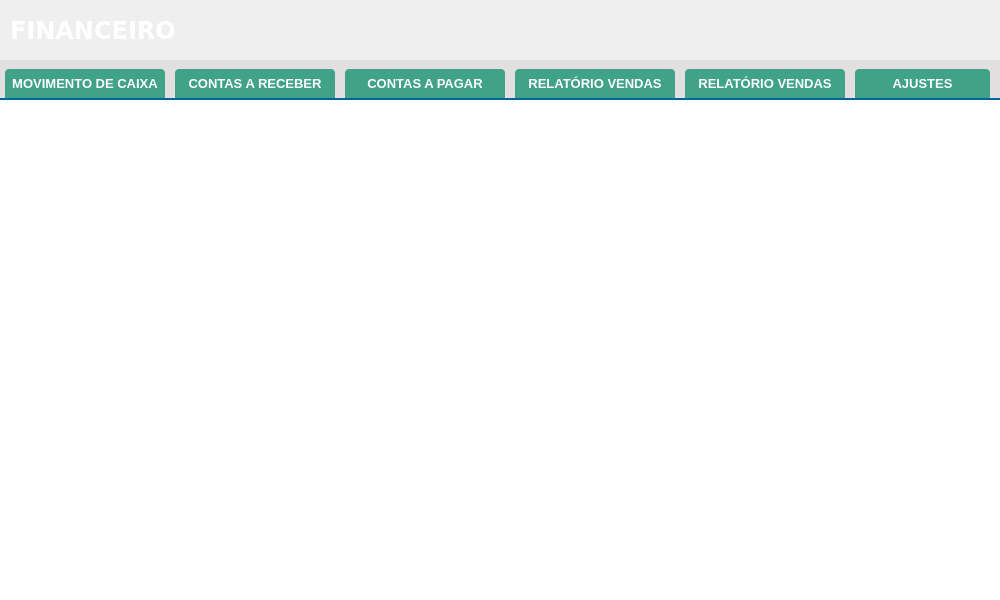
<?xml version="1.0" encoding="UTF-8"?>
<ui version="4.0">
 <class>ct_MainFinanceiro</class>
 <widget class="QFrame" name="ct_MainFinanceiro">
  <property name="geometry">
   <rect>
    <x>0</x>
    <y>0</y>
    <width>1000</width>
    <height>600</height>
   </rect>
  </property>
  <property name="windowTitle">
   <string>Frame</string>
  </property>
  <property name="styleSheet">
   <string notr="true">border:none</string>
  </property>
  <widget class="QFrame" name="frameMainFinanceiro">
   <property name="geometry">
    <rect>
     <x>0</x>
     <y>0</y>
     <width>1000</width>
     <height>600</height>
    </rect>
   </property>
   <widget class="QFrame" name="fr_TituloFinanceiro">
    <property name="geometry">
     <rect>
      <x>0</x>
      <y>0</y>
      <width>1000</width>
      <height>60</height>
     </rect>
    </property>
    <property name="styleSheet">
     <string notr="true">border: none</string>
    </property>
    <widget class="QLabel" name="lb_tituloFinanceiro">
     <property name="geometry">
      <rect>
       <x>10</x>
       <y>15</y>
       <width>271</width>
       <height>30</height>
      </rect>
     </property>
     <property name="font">
      <font>
       <family>DejaVu Sans</family>
       <pointsize>18</pointsize>
       <weight>75</weight>
       <bold>true</bold>
      </font>
     </property>
     <property name="styleSheet">
      <string notr="true">color: #FFF</string>
     </property>
     <property name="text">
      <string>FINANCEIRO</string>
     </property>
    </widget>
   </widget>
   <widget class="QFrame" name="ct_financeiro">
    <property name="geometry">
     <rect>
      <x>0</x>
      <y>100</y>
      <width>1000</width>
      <height>500</height>
     </rect>
    </property>
    <property name="styleSheet">
     <string notr="true">background: #FFF;
border: none</string>
    </property>
    <property name="frameShape">
     <enum>QFrame::StyledPanel</enum>
    </property>
    <property name="frameShadow">
     <enum>QFrame::Raised</enum>
    </property>
   </widget>
   <widget class="QFrame" name="fr_menuFinanceiro">
    <property name="geometry">
     <rect>
      <x>0</x>
      <y>60</y>
      <width>1000</width>
      <height>40</height>
     </rect>
    </property>
    <property name="styleSheet">
     <string notr="true">background:#E1DFE0;
border: none;
border-bottom: 2px solid #069;</string>
    </property>
    <property name="frameShape">
     <enum>QFrame::StyledPanel</enum>
    </property>
    <property name="frameShadow">
     <enum>QFrame::Raised</enum>
    </property>
    <widget class="QPushButton" name="bt_MovCaixa">
     <property name="geometry">
      <rect>
       <x>5</x>
       <y>2</y>
       <width>160</width>
       <height>36</height>
      </rect>
     </property>
     <property name="font">
      <font>
       <family>Arial</family>
       <pointsize>10</pointsize>
       <weight>75</weight>
       <bold>true</bold>
      </font>
     </property>
     <property name="cursor">
      <cursorShape>PointingHandCursor</cursorShape>
     </property>
     <property name="focusPolicy">
      <enum>Qt::NoFocus</enum>
     </property>
     <property name="autoFillBackground">
      <bool>false</bool>
     </property>
     <property name="styleSheet">
      <string notr="true">QPushButton{
background: #40A286 ;
border: none;
color: #FFF;
border-top-left-radius: 4px;
border-top-right-radius: 4px;
margin-top: 7px;
}
QPushButton:hover {
background: #7AB32E;
margin-top: 0;
}
QPushButton:disabled {
background: #7AB32E;
margin-top: 0;
}
</string>
     </property>
     <property name="text">
      <string>MOVIMENTO DE CAIXA</string>
     </property>
     <property name="icon">
      <iconset>
       <normaloff>../../RSP/Images/icon/tag-new.png</normaloff>../../RSP/Images/icon/tag-new.png</iconset>
     </property>
     <property name="iconSize">
      <size>
       <width>25</width>
       <height>25</height>
      </size>
     </property>
     <property name="shortcut">
      <string>F7</string>
     </property>
     <property name="flat">
      <bool>true</bool>
     </property>
    </widget>
    <widget class="QPushButton" name="bt_AReceber">
     <property name="geometry">
      <rect>
       <x>175</x>
       <y>2</y>
       <width>160</width>
       <height>36</height>
      </rect>
     </property>
     <property name="font">
      <font>
       <family>Arial</family>
       <pointsize>10</pointsize>
       <weight>75</weight>
       <bold>true</bold>
      </font>
     </property>
     <property name="cursor">
      <cursorShape>PointingHandCursor</cursorShape>
     </property>
     <property name="focusPolicy">
      <enum>Qt::NoFocus</enum>
     </property>
     <property name="autoFillBackground">
      <bool>false</bool>
     </property>
     <property name="styleSheet">
      <string notr="true">QPushButton{
background: #40A286 ;
border: none;
color: #FFF;
border-top-left-radius: 4px;
border-top-right-radius: 4px;
margin-top: 7px;
}
QPushButton:hover {
background: #7AB32E;
margin-top: 0;
}
QPushButton:disabled {
background: #7AB32E;
margin-top: 0;
}
</string>
     </property>
     <property name="text">
      <string>CONTAS A RECEBER</string>
     </property>
     <property name="icon">
      <iconset>
       <normaloff>../../RSP/Images/icon/tag-new.png</normaloff>../../RSP/Images/icon/tag-new.png</iconset>
     </property>
     <property name="iconSize">
      <size>
       <width>25</width>
       <height>25</height>
      </size>
     </property>
     <property name="shortcut">
      <string>F7</string>
     </property>
     <property name="flat">
      <bool>true</bool>
     </property>
    </widget>
    <widget class="QPushButton" name="bt_APagar">
     <property name="enabled">
      <bool>true</bool>
     </property>
     <property name="geometry">
      <rect>
       <x>345</x>
       <y>2</y>
       <width>160</width>
       <height>36</height>
      </rect>
     </property>
     <property name="font">
      <font>
       <family>Arial</family>
       <pointsize>10</pointsize>
       <weight>75</weight>
       <bold>true</bold>
      </font>
     </property>
     <property name="cursor">
      <cursorShape>PointingHandCursor</cursorShape>
     </property>
     <property name="focusPolicy">
      <enum>Qt::NoFocus</enum>
     </property>
     <property name="autoFillBackground">
      <bool>false</bool>
     </property>
     <property name="styleSheet">
      <string notr="true">QPushButton{
background: #40A286 ;
border: none;
color: #FFF;
border-top-left-radius: 4px;
border-top-right-radius: 4px;
margin-top: 7px;
}
QPushButton:hover {
background: #7AB32E;
margin-top: 0;
}
QPushButton:disabled {
background: #7AB32E;
margin-top: 0;
}
</string>
     </property>
     <property name="text">
      <string>CONTAS A PAGAR</string>
     </property>
     <property name="icon">
      <iconset>
       <normaloff>../../RSP/Images/icon/tag-new.png</normaloff>../../RSP/Images/icon/tag-new.png</iconset>
     </property>
     <property name="iconSize">
      <size>
       <width>25</width>
       <height>25</height>
      </size>
     </property>
     <property name="shortcut">
      <string>F7</string>
     </property>
     <property name="flat">
      <bool>true</bool>
     </property>
    </widget>
    <widget class="QPushButton" name="bt_relatVendas">
     <property name="enabled">
      <bool>true</bool>
     </property>
     <property name="geometry">
      <rect>
       <x>515</x>
       <y>2</y>
       <width>160</width>
       <height>36</height>
      </rect>
     </property>
     <property name="font">
      <font>
       <family>Arial</family>
       <pointsize>10</pointsize>
       <weight>75</weight>
       <bold>true</bold>
      </font>
     </property>
     <property name="cursor">
      <cursorShape>PointingHandCursor</cursorShape>
     </property>
     <property name="focusPolicy">
      <enum>Qt::NoFocus</enum>
     </property>
     <property name="autoFillBackground">
      <bool>false</bool>
     </property>
     <property name="styleSheet">
      <string notr="true">QPushButton{
background: #40A286 ;
border: none;
color: #FFF;
border-top-left-radius: 4px;
border-top-right-radius: 4px;
margin-top: 7px;
}
QPushButton:hover {
background: #7AB32E;
margin-top: 0;
}
QPushButton:disabled {
background: #7AB32E;
margin-top: 0;
}
</string>
     </property>
     <property name="text">
      <string>RELATÓRIO VENDAS</string>
     </property>
     <property name="icon">
      <iconset>
       <normaloff>../../RSP/Images/icon/tag-new.png</normaloff>../../RSP/Images/icon/tag-new.png</iconset>
     </property>
     <property name="iconSize">
      <size>
       <width>25</width>
       <height>25</height>
      </size>
     </property>
     <property name="shortcut">
      <string>F7</string>
     </property>
     <property name="flat">
      <bool>true</bool>
     </property>
    </widget>
    <widget class="QPushButton" name="bt_relatCompras">
     <property name="enabled">
      <bool>true</bool>
     </property>
     <property name="geometry">
      <rect>
       <x>685</x>
       <y>2</y>
       <width>160</width>
       <height>36</height>
      </rect>
     </property>
     <property name="font">
      <font>
       <family>Arial</family>
       <pointsize>10</pointsize>
       <weight>75</weight>
       <bold>true</bold>
      </font>
     </property>
     <property name="cursor">
      <cursorShape>PointingHandCursor</cursorShape>
     </property>
     <property name="focusPolicy">
      <enum>Qt::NoFocus</enum>
     </property>
     <property name="autoFillBackground">
      <bool>false</bool>
     </property>
     <property name="styleSheet">
      <string notr="true">QPushButton{
background: #40A286 ;
border: none;
color: #FFF;
border-top-left-radius: 4px;
border-top-right-radius: 4px;
margin-top: 7px;
}
QPushButton:hover {
background: #7AB32E;
margin-top: 0;
}
QPushButton:disabled {
background: #7AB32E;
margin-top: 0;
}
</string>
     </property>
     <property name="text">
      <string>RELATÓRIO VENDAS</string>
     </property>
     <property name="icon">
      <iconset>
       <normaloff>../../RSP/Images/icon/tag-new.png</normaloff>../../RSP/Images/icon/tag-new.png</iconset>
     </property>
     <property name="iconSize">
      <size>
       <width>25</width>
       <height>25</height>
      </size>
     </property>
     <property name="shortcut">
      <string>F7</string>
     </property>
     <property name="flat">
      <bool>true</bool>
     </property>
    </widget>
    <widget class="QPushButton" name="bt_ajustesFinanceiro">
     <property name="enabled">
      <bool>true</bool>
     </property>
     <property name="geometry">
      <rect>
       <x>855</x>
       <y>2</y>
       <width>135</width>
       <height>36</height>
      </rect>
     </property>
     <property name="font">
      <font>
       <family>Arial</family>
       <pointsize>10</pointsize>
       <weight>75</weight>
       <bold>true</bold>
      </font>
     </property>
     <property name="cursor">
      <cursorShape>PointingHandCursor</cursorShape>
     </property>
     <property name="focusPolicy">
      <enum>Qt::NoFocus</enum>
     </property>
     <property name="autoFillBackground">
      <bool>false</bool>
     </property>
     <property name="styleSheet">
      <string notr="true">QPushButton{
background: #40A286 ;
border: none;
color: #FFF;
border-top-left-radius: 4px;
border-top-right-radius: 4px;
margin-top: 7px;
}
QPushButton:hover {
background: #7AB32E;
margin-top: 0;
}
QPushButton:disabled {
background: #7AB32E;
margin-top: 0;
}
</string>
     </property>
     <property name="text">
      <string>AJUSTES</string>
     </property>
     <property name="icon">
      <iconset>
       <normaloff>../../RSP/Images/icon/tag-new.png</normaloff>../../RSP/Images/icon/tag-new.png</iconset>
     </property>
     <property name="iconSize">
      <size>
       <width>25</width>
       <height>25</height>
      </size>
     </property>
     <property name="shortcut">
      <string>F7</string>
     </property>
     <property name="flat">
      <bool>true</bool>
     </property>
    </widget>
   </widget>
   <zorder>ct_financeiro</zorder>
   <zorder>fr_TituloFinanceiro</zorder>
   <zorder>fr_menuFinanceiro</zorder>
  </widget>
 </widget>
 <resources/>
 <connections/>
</ui>
